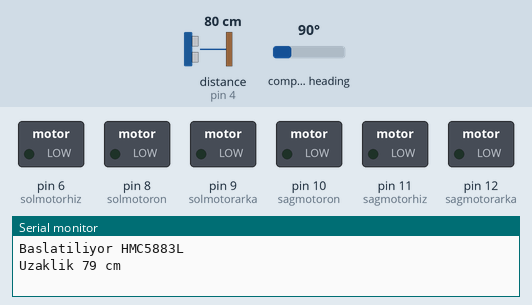
Recording of a sketch running on a simulated Arduino Uno, built with avr-gcc and run on an emulated ATmega328P. Shown: switched loads named in the sketch (green lamp = pin HIGH), the last lines printed to the serial monitor. Wiring (inferred from the names in the program): ultrasonic range finder: trigger pin 2; echo pin 4. The test bench sets the inputs (shaded band); at power-on: distance to the obstacle (sensor on pin 4) 80 cm, compass heading 90°. The echo pulse lasts 58.3 µs per cm; pins used as bus, display or sensor lines are not drawn.

Above: at 0.05 s.
At 1.2 s:
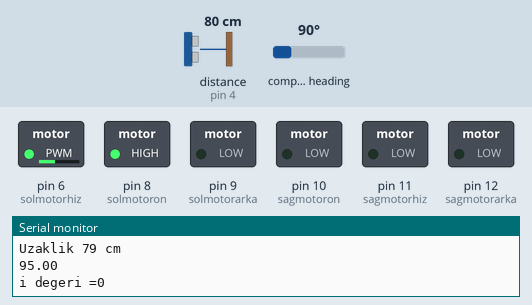
1.3 s: distance to the obstacle (sensor on pin 4) set to 60 cm
Timing chart, 0 to 4.3 s (numbered marks = the images above; inputs shaded):
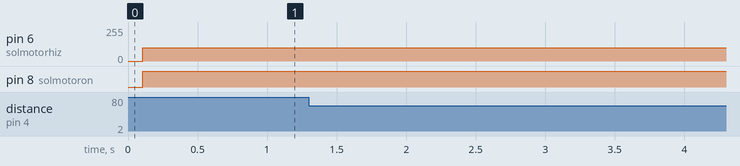

The sketch:

Control_V2.ino
```cpp
int trigPin = 2;
int echoPin = 4;

long zaman;
long distance=0,distance_old=0;
int i=0;
int targetDegree = 180; // it will be a specific after the performance of Magnetometer


// Motor 1
#define ENCA 2
#define ENCB 3
#define  solmotorhiz 6
#define solmotoron 8
#define solmotorarka 9

// Motor 2
#define ENCA2 3
#define ENCB2 4
#define sagmotorhiz 11
#define sagmotoron 10
#define sagmotorarka 12


#include <Wire.h>
#include <HMC5883L.h>

HMC5883L compass;
void setup() {

  Serial.begin(9600);

  pinMode(trigPin, OUTPUT);
  pinMode(echoPin,INPUT);
  Serial.begin(9600);


  pinMode(sagmotorhiz, OUTPUT);
  pinMode(solmotorhiz, OUTPUT);
  pinMode(sagmotoron, OUTPUT);
  pinMode(solmotoron, OUTPUT);
  pinMode(sagmotorarka, OUTPUT);
  pinMode(solmotorarka, OUTPUT);
  //HMC5883L Başlatılır…
  Serial.println("Baslatiliyor HMC5883L");
  while (!compass.begin())
  {
    Serial.println("Ölçüm yapılamıyor! Kablo bağlantılarını kontrol edin");
    delay(500);
  }

  // Ölçüm menzili kurulur
  compass.setRange(HMC5883L_RANGE_1_3GA);

  // Ölçüm modu kurulur
  compass.setMeasurementMode(HMC5883L_CONTINOUS);

  // Data oranı
  compass.setDataRate(HMC5883L_DATARATE_30HZ);

  // Örnekleme sayısı ayarlanır
  compass.setSamples(HMC5883L_SAMPLES_8);

  // Kalibrasyon offset ayarı yapılır. HMC5883L_calibration.ino dosyasına bakın.(Kütüphane dosyasında bulunmaktadır)
  compass.setOffset(-28, 62); // -148 -13 //-127, 78 // -157,-61   -146,-20

}

void loop() {
  digitalWrite(trigPin, LOW);
  delayMicroseconds(5);
  digitalWrite(trigPin, HIGH);
  delayMicroseconds(10);
  digitalWrite(trigPin, LOW);
  zaman = pulseIn(echoPin, HIGH);
  distance= (zaman /29.1)/2;
  Serial.print("Uzaklik ");
  Serial.print(distance);
  Serial.println(" cm");
  delay(50);
   Vector norm = compass.readNormalize();
  // Başlık hesaplanır
  float heading = atan2(norm.YAxis, norm.XAxis);
  ///////////////////AŞAĞIDAKİ NOTU OKUYUNUZ.
  float declinationAngle = (5.0 + (24.0 / 60.0)) / (180 / M_PI);
  heading += declinationAngle;
  //////////////////
  // 0 dereceden küçükse ve 360 dereceden büyükse
  if (heading < 0)
  {
  heading += 2 * PI;
  }

  if (heading > 2 * PI)
  {
  heading -= 2 * PI;
  }

  // Açı değerine dönüşüm yapılır.
  float headingDegrees = heading * 180/M_PI;

  // Çıktı
//  Serial.print(" Heading = ");
//  Serial.print(heading);
//  Serial.print(" Degress = ");
  Serial.print(floor(headingDegrees));
  Serial.println();

  if (distance>0)
  {
  distance_old = distance ;
  }
  // Send ping, get distance in cm

  if (distance<=0)
  {
    distance = distance_old  ;
  }

//    Serial.print(distance);
//    Serial.println(" cm");
    Serial.print("i degeri =");
    Serial.println(i);

  delay(50);


  if( (distance_old>8 || distance_old>9 || distance_old>10 || distance_old>11 || distance_old>12 ) && distance < 10 )
  {
     i=i+1;
  }

  if (i%2 == 1 && headingDegrees!=targetDegree) //sağa dön
  {

    sol();
  }
  else if (i%2 ==0 && headingDegrees!=targetDegree) //soladön
  {
    sag();

  }
  else{
    ileri();
  }


delay(200);

}

//////////////////////////////////////////////////////////////FONKSİYONLAR////////////////////////////////////////////////////////////////////////////////////////////////////////////////////////////////////////////
void ileri()
{
  analogWrite(sagmotorhiz, 100);
  digitalWrite(sagmotoron, 1);
  digitalWrite(sagmotorarka, 0);

  analogWrite(solmotorhiz, 100);
  digitalWrite(solmotoron, 1);
  digitalWrite(solmotorarka, 0);
}

void sol()
{
  analogWrite(sagmotorhiz, 100);
  digitalWrite(sagmotoron, 1);
  digitalWrite(sagmotorarka, 0);

  analogWrite(solmotorhiz, 0);
  digitalWrite(solmotoron, 0);
  digitalWrite(solmotorarka, 0);
}
void sag()
{
  analogWrite(sagmotorhiz, 0);
  digitalWrite(sagmotoron, 0);
  digitalWrite(sagmotorarka, 0);

  analogWrite(solmotorhiz, 100);
  digitalWrite(solmotoron, 1);
  digitalWrite(solmotorarka, 0);
}
void sag_smooth()
{
  analogWrite(sagmotorhiz, 0);
  digitalWrite(sagmotoron, 0);
  digitalWrite(sagmotorarka, 0);

  analogWrite(solmotorhiz, 50);
  digitalWrite(solmotoron, 1);
  digitalWrite(solmotorarka, 0);
}
void sag_slow()
{
  analogWrite(sagmotorhiz, 0);
  digitalWrite(sagmotoron, 0);
  digitalWrite(sagmotorarka, 0);

  analogWrite(solmotorhiz, 20);
  digitalWrite(solmotoron, 1);
  digitalWrite(solmotorarka, 0);
}
void geri()
{
  analogWrite(sagmotorhiz, 100);
  digitalWrite(sagmotoron, 0);
  digitalWrite(sagmotorarka, 1);

  analogWrite(solmotorhiz, 100);
  digitalWrite(solmotoron, 0);
  digitalWrite(solmotorarka, 1);
}
void dur()
{
  analogWrite(sagmotorhiz, 0);
  digitalWrite(sagmotoron, 0);
  digitalWrite(sagmotorarka, 0);

  analogWrite(solmotorhiz, 0);
  digitalWrite(solmotoron, 0);
  digitalWrite(solmotorarka, 0);
}
```
